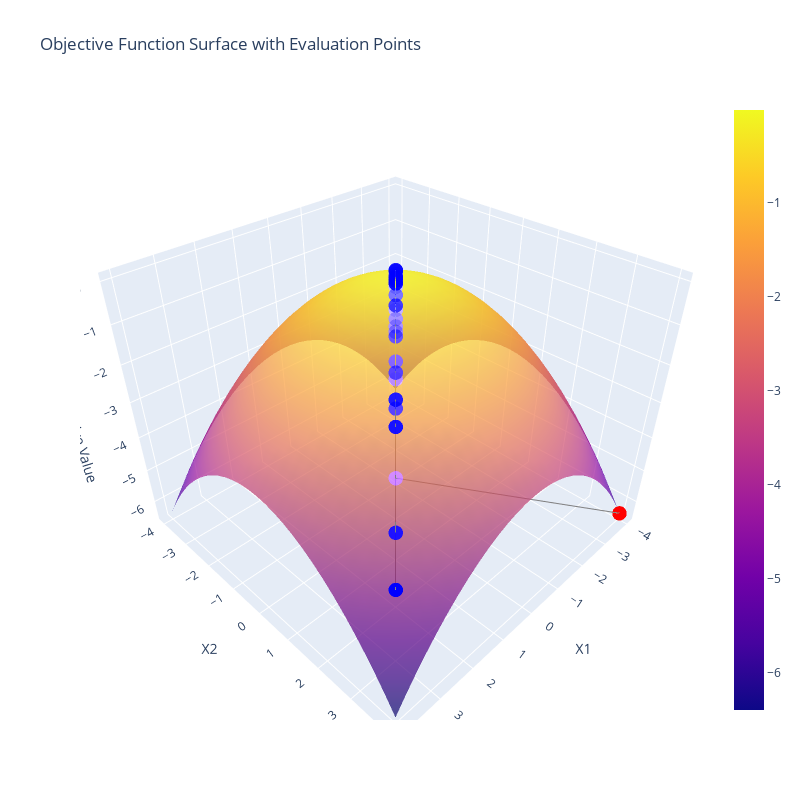

The code cell stored with this chart in its notebook:
### Code cell
import torch
from botorch.acquisition import UpperConfidenceBound, AcquisitionFunction
from botorch.models import SingleTaskGP
from botorch.fit import fit_gpytorch_mll
from botorch.optim import optimize_acqf
from gpytorch.mlls.exact_marginal_log_likelihood import ExactMarginalLogLikelihood
import plotly.graph_objects as go
import numpy as np

# カスタム獲得関数クラスの定義
class CustomAcquisitionFunction(AcquisitionFunction):
    def __init__(self, model, lambda1, g):
        super().__init__(model)
        self.lambda1 = lambda1
        self.lambda2 = 1 - lambda1
        self.g = g
        self.ucb = UpperConfidenceBound(model, beta=0.1)
    
    def forward(self, X):
        alpha_x = self.ucb(X)
        # print(f'alpha_x: {alpha_x}')

        g_x = self.g(X)

        # print()
        print(f'g_x: {g_x.mean()}, alaph_x: {alpha_x.mean()}')
        # print(f'g_x.shape: {g_x.shape}')
        # print()
        # return self.lambda1 * (1 - g_x) * alpha_x - self.lambda2 * g_x * alpha_x
        # return self.lambda1 * (1 - g_x) * alpha_x - self.lambda2 * (1 - g_x)
        # return self.lambda1 * alpha_x + self.lambda2 * g_x


        # return self.lambda1 * torch.log(g_x) + self.lambda2 * torch.log(alpha_x)
        return self.lambda1 * g_x + self.lambda2 * alpha_x

# 制約関数 g(x) の定義
def g(x):
    if x.ndim == 3 and x.shape[1] == 1:
        x = x.squeeze(1)  # 余分な次元を削除
    diff = torch.abs(x[:, 0] - x[:, 1])
    return torch.exp(-diff)

# 目的関数の定義 (符号を反転させた2変数のSphere関数)
def objective_function(x):
    return -(x[:, 0]**2 + x[:, 1]**2).unsqueeze(-1) * (1/5)

# データを用意 (X_train, Y_train)
X_train = torch.tensor([[-4.,4.]])  # 入力データの例
Y_train = objective_function(X_train)  # 目的関数の値 (2次元に変換)

# モデルの作成と訓練
model = SingleTaskGP(X_train, Y_train)
mll = ExactMarginalLogLikelihood(model.likelihood, model)
fit_gpytorch_mll(mll)

# カスタム獲得関数のインスタンス化
lambda1 = 0.1
acq_function = CustomAcquisitionFunction(model, lambda1, g)

# 最適化範囲の定義
bounds = torch.tensor([[-4, -4], [4, 4]]).float()

# 最適化ループを10回実行
for i in range(30):
    candidate, acq_value = optimize_acqf(
        acq_function,
        bounds=bounds,
        q=1,
        num_restarts=5,
        raw_samples=20,
    )
    
    # 新しい候補点を訓練データに追加
    X_train = torch.cat([X_train, candidate])
    Y_train = torch.cat([Y_train, objective_function(candidate)])
    
    # モデルを再訓練
    model = SingleTaskGP(X_train, Y_train)
    mll = ExactMarginalLogLikelihood(model.likelihood, model)
    fit_gpytorch_mll(mll)
    
    # print(f"Iteration {i+1}")
    # print("最適な候補:", candidate)
    # print("獲得関数の値:", acq_value)

# 目的関数のプロット
grid_size = 30
x = np.linspace(-4, 4, grid_size)
y = np.linspace(-4, 4, grid_size)
X, Y = np.meshgrid(x, y)
XY = np.vstack([X.ravel(), Y.ravel()]).T

# 目的関数の値を計算
XY_tensor = torch.tensor(XY, dtype=torch.float32)
Z = objective_function(XY_tensor).numpy().reshape(grid_size, grid_size)

# 評価点と評価値の取得
X_eval = X_train.numpy()
Y_eval = Y_train.numpy()

# カラーリストの作成（最初の点は赤、最後の点は青、その他はグラデーション）
colors = ['red'] + ['rgba(0,0,255,{})'.format(i/len(X_eval)) for i in range(1, len(X_eval)-1)] + ['blue']

# 3Dプロットの作成
fig = go.Figure(data=[go.Surface(z=Z, x=X, y=Y, opacity=0.7)])
fig.add_trace(go.Scatter3d(x=X_eval[:, 0], y=X_eval[:, 1], z=Y_eval.flatten(),
                           mode='markers+lines', marker=dict(size=5, color=colors, symbol='circle'),
                           line=dict(color='grey', width=2)))

fig.update_layout(title='Objective Function Surface with Evaluation Points',
                  scene=dict(
                      xaxis_title='X1',
                      yaxis_title='X2',
                      zaxis_title='Objective Value'),
                  width=800, height=800)

fig.show()

### Figure 1 — Plotly figure (JSON) as saved in the notebook; plotly's stock layout.template omitted (floating-point values rounded to 4 significant figures; data arrays with more than 128 entries replaced by an {"elided": "..."} marker saying what was removed)
{"data": [{"opacity": 0.7, "type": "surface", "x": {"elided": "30x30 float values"}, "y": {"elided": "30x30 float values"}, "z": {"elided": "30x30 float values"}}, {"line": {"color": "grey", "width": 2}, "marker": {"color": ["red", "rgba(0,0,255,0.03225806451612903)", "rgba(0,0,255,0.06451612903225806)", "rgba(0,0,255,0.0967741935483871)", "rgba(0,0,255,0.12903225806451613)", "rgba(0,0,255,0.16129032258064516)", "rgba(0,0,255,0.1935483870967742)", "rgba(0,0,255,0.22580645161290322)", "rgba(0,0,255,0.25806451612903225)", "rgba(0,0,255,0.2903225806451613)", "rgba(0,0,255,0.3225806451612903)", "rgba(0,0,255,0.3548387096774194)", "rgba(0,0,255,0.3870967741935484)", "rgba(0,0,255,0.41935483870967744)", "rgba(0,0,255,0.45161290322580644)", "rgba(0,0,255,0.4838709677419355)", "rgba(0,0,255,0.5161290322580645)", "rgba(0,0,255,0.5483870967741935)", "rgba(0,0,255,0.5806451612903226)", "rgba(0,0,255,0.6129032258064516)", "rgba(0,0,255,0.6451612903225806)", "rgba(0,0,255,0.6774193548387096)", "rgba(0,0,255,0.7096774193548387)", "rgba(0,0,255,0.7419354838709677)", "rgba(0,0,255,0.7741935483870968)", "rgba(0,0,255,0.8064516129032258)", "rgba(0,0,255,0.8387096774193549)", "rgba(0,0,255,0.8709677419354839)", "rgba(0,0,255,0.9032258064516129)", "rgba(0,0,255,0.9354838709677419)", "blue"], "size": 5, "symbol": "circle"}, "mode": "markers+lines", "type": "scatter3d", "x": [-4, 2.412, -0.6896, -3.83, -0.9437, 0.645, -1.877, -0.1769, 0.9062, 0.7948, -2.966, -1.493, -3.522, -1.33, -1.633, 0.3558, -0.9647, -3.057, 1.474, -0.1975, 1.829, -0.6363, 0.565, -0.1273, -1.098, -1.656, 2.812, 1.746, 1.993, -1.76, 3.199], "y": [4, 2.412, -0.6896, -3.83, -0.9437, 0.645, -1.877, -0.1769, 0.9062, 0.7948, -2.966, -1.493, -3.522, -1.33, -1.633, 0.3558, -0.9647, -3.057, 1.474, -0.1975, 1.829, -0.6363, 0.565, -0.1273, -1.098, -1.656, 2.812, 1.746, 1.993, -1.76, 3.199], "z": [-6.4, -2.328, -0.1902, -5.866, -0.3562, -0.1664, -1.409, -0.01252, -0.3285, -0.2527, -3.518, -0.8914, -4.963, -0.7071, -1.066, -0.05064, -0.3722, -3.737, -0.8687, -0.0156, -1.338, -0.1619, -0.1277, -0.006486, -0.4823, -1.096, -3.163, -1.22, -1.589, -1.239, -4.094]}], "layout": {"height": 800, "scene": {"xaxis": {"title": {"text": "X1"}}, "yaxis": {"title": {"text": "X2"}}, "zaxis": {"title": {"text": "Objective Value"}}}, "title": {"text": "Objective Function Surface with Evaluation Points"}, "width": 800}}
